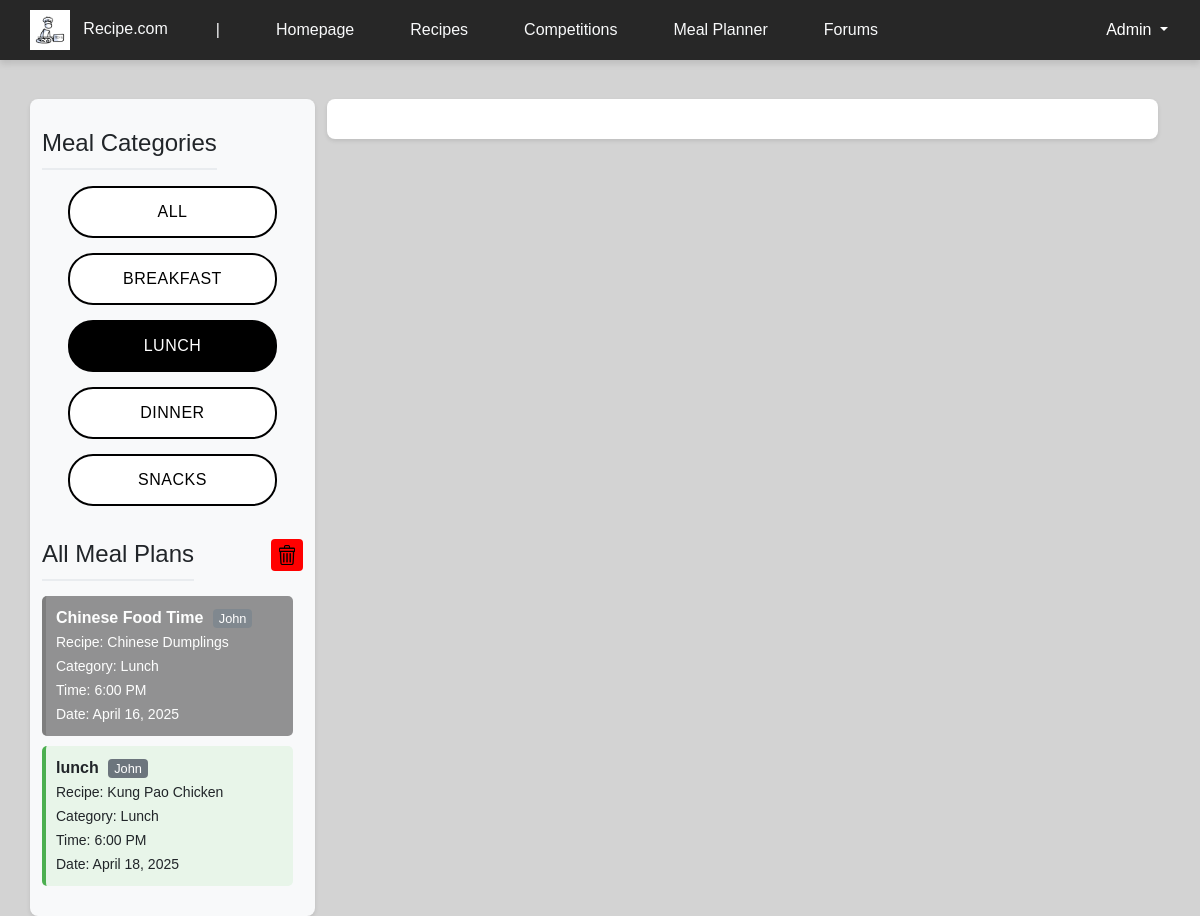
Page /view/meal_planner.php?category=Lunch (signed in) on the earlier database version.
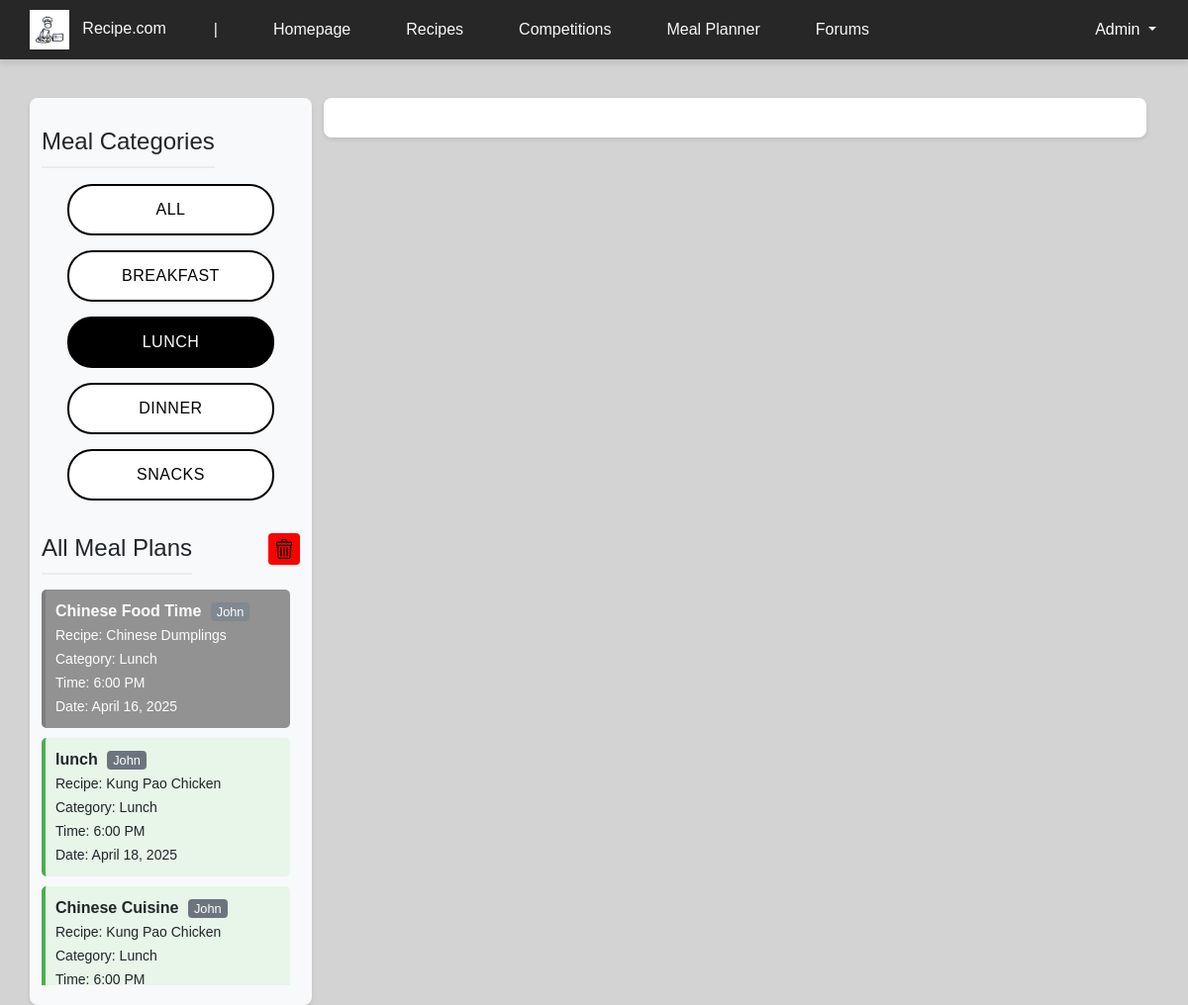
Same page on the later database version.
### tables this page shows
CREATE TABLE `meal_plans` (
  `plan_id` int(10) NOT NULL,
  `recipe_id` int(10) NOT NULL,
  `user_id` int(10) NOT NULL,
  `meal_category` varchar(10) NOT NULL,
  `plan_name` varchar(50) NOT NULL,
  `created_date` date NOT NULL,
  `meal_time` int(2) NOT NULL,
  `meal_date` date NOT NULL,
  `updated_at` timestamp NOT NULL DEFAULT current_timestamp()
);

CREATE TABLE `user` (
  `user_id` int(10) NOT NULL,
  `username` varchar(20) NOT NULL,
  `email` varchar(30) NOT NULL,
  `password` varchar(255) NOT NULL,
  `roles` varchar(10) NOT NULL,
  `bio` text DEFAULT NULL,
  `created_time` datetime NOT NULL
);

### controller/meal_planning_controller.php (called while the page is built, shortened)
<?php
require_once '../model/meal_planning_model.php';
class MealPlanningController {
    private $model;
    public function __construct($db) {
        $this->model = new MealPlanning($db);
    }
    public function getAllMealPlansByCategory($meal_category) {
        return $this->model->getAllMealPlansByCategory($meal_category);
    }
}
?>

### model/meal_planning_model.php (called while the page is built, shortened)
<?php
class MealPlanning {
    private $conn;
    public function __construct($db) {
        $this->conn = $db;
    }
    public function getAllMealPlansByCategory($meal_category) {
        $query = "SELECT
                    mp.*,
                    u.username, -- Include username
                    LPAD(FLOOR(mp.meal_time/60), 2, '0') as hours,
                    LPAD(MOD(mp.meal_time, 60), 2, '0') as minutes,
                    CONCAT(
                        LPAD(FLOOR(mp.meal_time/60), 2, '0'),
                        ':',
                        LPAD(MOD(mp.meal_time, 60), 2, '0')
                    ) as formatted_time
                 FROM meal_plans mp
                 JOIN user u ON mp.user_id = u.user_id -- Join with user table
                 WHERE mp.meal_category = ?
                 ORDER BY mp.meal_date ASC, mp.meal_time ASC";
        $stmt = $this->conn->prepare($query);
        $stmt->bind_param("s", $meal_category);
        $stmt->execute();
        return $stmt->get_result();
    }
}
?>

### controller/recipe_controller.php (called while the page is built, shortened)
<?php
require_once '../model/recipe_model.php';
class RecipeController {
    private $recipeModel;
    public function __construct($db) {
        $this->recipeModel = new Recipe($db);
    }
    public function getAllRecipes() {
        return $this->recipeModel->getAllRecipes();
    }
    public function getRecipeInfo($recipe_id) {
        return $this->recipeModel->getRecipeInfo($recipe_id);
    }
}
?>

### model/recipe_model.php (called while the page is built, shortened)
<?php
class Recipe {
    private $conn;
    public function __construct($db) {
        $this->conn = $db;
    }
    public function getAllRecipes() {
        $sql = "SELECT * FROM recipe";
        $stmt = $this->conn->prepare($sql);
        $stmt->execute();
        $result = $stmt->get_result();
        return $result->fetch_all(MYSQLI_ASSOC);
    }
    public function getRecipeInfo($recipe_id) {
        $sql = "SELECT * FROM recipe WHERE recipe_id = ?";
        $stmt = $this->conn->prepare($sql);
        $stmt->bind_param("i", $recipe_id);
        $stmt->execute();
        $result = $stmt->get_result();
        $recipe = $result->fetch_assoc();
        $stmt_ingredients = $this->conn->prepare("SELECT * FROM ingredients WHERE recipe_id = ?");
        $stmt_ingredients->bind_param("i", $recipe_id);
        $stmt_ingredients->execute();
        $ingredients_result = $stmt_ingredients->get_result();
        while ($row = $ingredients_result->fetch_assoc()) {
            $ingredients[] = $row['material'];
        }
        $stmt_steps = $this->conn->prepare("SELECT * FROM steps WHERE recipe_id = ? ORDER BY step_number ASC");
        $stmt_steps->bind_param("i", $recipe_id);
        $stmt_steps->execute();
        $steps_result = $stmt_steps->get_result();
        while ($row = $steps_result->fetch_assoc()) {
            $steps[] = $row['instruction'];
        }
        $recipe['ingredients'] = $ingredients;
        $recipe['steps'] = $steps;
        return $recipe;
    }
}
?>

### view/meal_planner.php (the view, shortened to what the changed rows need)
<?php
require '../config/db_connection.php';
require '../controller/meal_planning_controller.php';
require '../controller/recipe_controller.php';
$mealPlanningController = new MealPlanningController($conn);
$recipeController = new RecipeController($conn);
$isAdmin = isset($_SESSION['roles']) && in_array($_SESSION['roles'], ['Superadmin', 'Admin', 'Mod']);
$allRecipes = $recipeController->getAllRecipes();
if ($isAdmin) {
    $userMealPlans = $mealPlanningController->getAllMealPlans();
} else {
    $userMealPlans = $mealPlanningController->getUserMealPlans($_SESSION['user_id']);
}
$selectedCategory = isset($_GET['category']) ? $_GET['category'] : 'All';
$filteredMealPlans = null;
if ($selectedCategory !== 'All') {
    if ($isAdmin) {
        $filteredMealPlans = $mealPlanningController->getAllMealPlansByCategory($selectedCategory);
    } else {
        $filteredMealPlans = $mealPlanningController->getMealPlansByCategory($_SESSION['user_id'], $selectedCategory);
    }
} else {
    $filteredMealPlans = $userMealPlans;
}
?>
<!DOCTYPE html>
<html lang="en">
<head>
    <link rel="stylesheet" href="../assets/css/header.css">
    <link rel="stylesheet" href="../assets/css/styles.css">
    <link rel="stylesheet" href="../assets/css/meal_planner.css?v=<?php echo time(); ?>">
    <link href="https://cdn.jsdelivr.net/npm/bootstrap@5.3.3/dist/css/bootstrap.min.css" rel="stylesheet">
                <?php if ($filteredMealPlans && $filteredMealPlans->num_rows > 0): ?>
                    <?php
                    $filteredMealPlans->data_seek(0);
                    while ($plan = $filteredMealPlans->fetch_assoc()):
                        $recipeInfo = $recipeController->getRecipeInfo($plan['recipe_id']);
                    ?>
                    <?php endwhile; ?>
                <?php endif; ?>
</head>
<body>
    <div class="container mt-4">
        <div class="row">
            <div class="col-md-3 sidebar">
                <div class="meal-plans-list">
                    <?php
                    if ($filteredMealPlans) {
                        $filteredMealPlans->data_seek(0);
                        $today = date('Y-m-d');
                        if ($filteredMealPlans->num_rows > 0):
                            while ($plan = $filteredMealPlans->fetch_assoc()):
                                $isPastDate = $plan['meal_date'] < $today;
                    ?>
                        <div class="meal-plan-item <?php echo $isPastDate ? 'past-date' : ''; ?>" data-category="<?php echo htmlspecialchars($plan['meal_category']); ?>">
                            <div class="d-flex align-items-center">
                                <a href="view_meal_plan.php?plan_id=<?php echo $plan['plan_id']; ?>" class="text-decoration-none text-dark flex-grow-1">
                                    <strong><?php echo htmlspecialchars($plan['plan_name']); ?></strong>
                                    <?php if ($isAdmin): ?>
                                        <span class="username-badge"><?php echo htmlspecialchars($plan['username']); ?></span>
                                    <?php endif; ?>
                                    <br>
                                    <small>Recipe: <?php echo htmlspecialchars($recipeController->getRecipeInfo($plan['recipe_id'])['title']); ?><br>
                                    Category: <?php echo htmlspecialchars($plan['meal_category']); ?><br>
                                    Time: <?php
                                        $hour = (int)$plan['meal_time'];
                                        $period = $hour >= 12 ? 'PM' : 'AM';
                                        $displayHour = $hour % 12;
                                        $displayHour = $displayHour == 0 ? 12 : $displayHour;
                                        echo $displayHour . ':00 ' . $period;
                                    ?><br>
                                    Date: <?php echo date('F j, Y', strtotime($plan['meal_date'])); ?></small>
                                </a>
                            </div>
                        </div>
                    <?php
                            endwhile;
                        else:
                    ?>
                        <p>No meal plans found for this category.</p>
                    <?php
                        endif;
                    } else {
                    ?>
                        <p>Error loading meal plans. Please try again later.</p>
                    <?php } ?>
                </div>
            </div>
        </div>
    </div>
</body>
</html>

Differences in the rows shown:
added meal_plans: plan_name "Chinese Cuisine", user.username "John", RecipeInfo "Kung Pao Chicken", meal_category "Lunch", meal_time "6", meal_time "PM"
